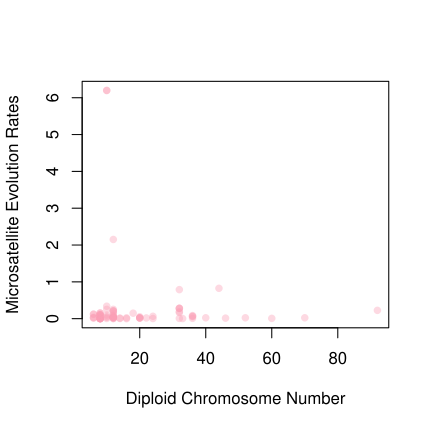

R code for this plot:
#set figures as working directory
#load in libraries
library(phytools)
library(geiger)
library(phylolm)

#read in csv with rates of evolution
rates <- read.csv("../analyses/tip.rates/tip.rates.csv",
                  row.names = 1)

#store the average rate in a named vector by species name
rates.species <- rates$Average
names(rates.species) <- row.names(rates)

#load in chromosomes number data
dat.intersect <- read.csv("../data/traits/dat.intersect.csv",
                          as.is = T,
                          row.names = 1)

#make an empty column in the data frame with diploid chromosome number
dat.rates.chrom <- cbind(dat.intersect, rates.evol = "", stringsAsFactors = F)
#loop that finds species diploid chromosome number from our data frame
for(i in 1:nrow(dat.rates.chrom)){
  # if species in microcounter matches one in chromosome data
  if(row.names(dat.rates.chrom)[i] %in% names(rates.species)){
    #store the name in vector hit
    hit <- which(names(rates.species) == row.names(dat.rates.chrom)[i])
    #fill in rates for those species that have a match in the
    #chromosome data
    dat.rates.chrom[i,4:104] <- rates[hit, 1:100]
  }
}

#clean environment
rm(list = c("dat.intersect", "rates", "i", "rates.species"))

#read in trees
trees <- read.nexus("../data/trees/post.nex")

#make a vector to store p-values
pvals.rates <- c()

#loops through the 100 posterior distribution trees and determines the data
#necessary for the p-value
for(i in 1:100){
  #stores tree number
  tree.test <- trees[[i]]
  #matches species within the dataset and the tree
  foo <- treedata(phy = tree.test, data=dat.rates.chrom)
  #stores current trees data
  tree.cur <- foo[[1]]
  #creates data frame of the data for each tree
  dat <- as.data.frame(foo[[2]])
  #stores p-value on phylolm analysis
  pvals.rates[i] <- summary(phylolm(as.numeric(dat.rates.chrom[,(i+3)]) ~ diploid.num,
                                    data = dat.rates.chrom,
                                    phy = tree.cur,
                                    model = "BM",
                                    boot = 100))$coefficients[2,6]
}

#makes a histogram containing the p-values from the loop
hist(pvals.rates,
     main = "Chromosome Number and Rate P-Values",
     xlab = "P-Values",
     ylab = "Frequency of P-Values",
     col = rgb(250, 159, 181, 100,
               maxColorValue = 255))

#export pdf as 6" x 6"

#plot the microsatellite content in bp/Mbp and the diploid chromosome number
plot(dat.rates.chrom$rates.evol~dat.rates.chrom$diploid.num,
     xlab = "Diploid Chromosome Number",
     ylab = "Microsatellite Evolution Rates",
     pch = 16,
     col = rgb(250, 159, 181, 100,
               maxColorValue = 255))

# export pdf at 4.3" x 4.3"
